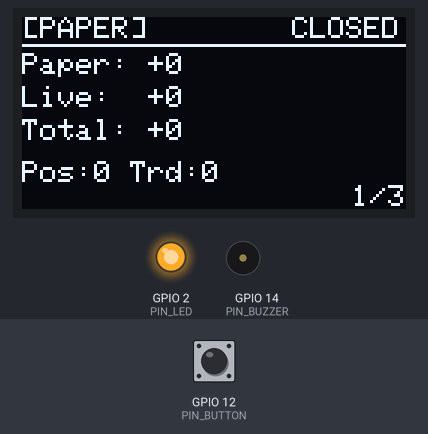
Recording of a sketch running on a simulated ESP8266 (Wemos D1 mini). On the bench: 128×64 one-colour display, output pins drawn as LEDs (lit = HIGH), buzzer (waves = sounding, pin HIGH). Dashed ring = blinking. The test bench sets the inputs (shaded band); at power-on: GPIO 12 (PIN_BUTTON) HIGH. WiFi joins after 1.5 s; servers stay silent unless stated; what the sketch prints to the serial monitor is not drawn.

Above: at 6.05 s.
6.1 s: GPIO 12 (PIN_BUTTON) pulsed LOW 5 times (0.12 s each, 0.3 s apart)
At 6.34 s:
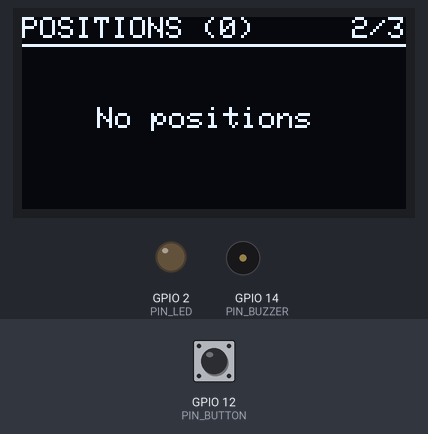
9.1 s: GPIO 12 (PIN_BUTTON) pulled LOW for 0.15 s
At 10.6 s:
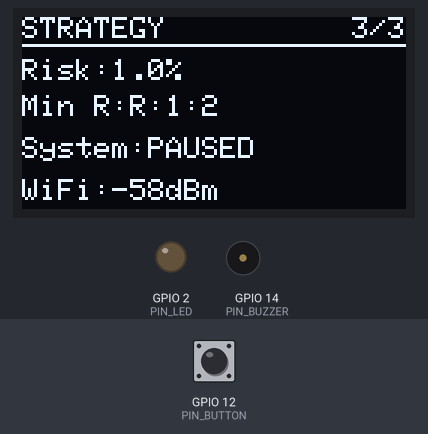
12.2 s: GPIO 12 (PIN_BUTTON) pulled LOW for 1 s
At 12.55 s:
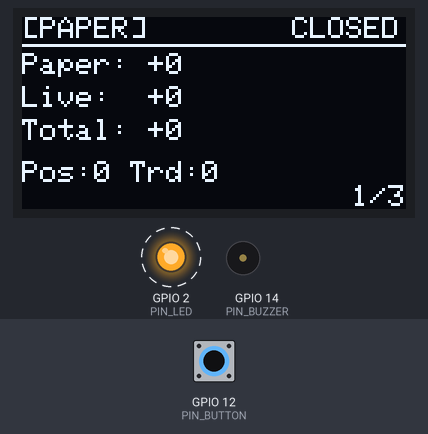
13.8 s: GPIO 12 (PIN_BUTTON) pulled LOW for 0.15 s
At 15.04 s:
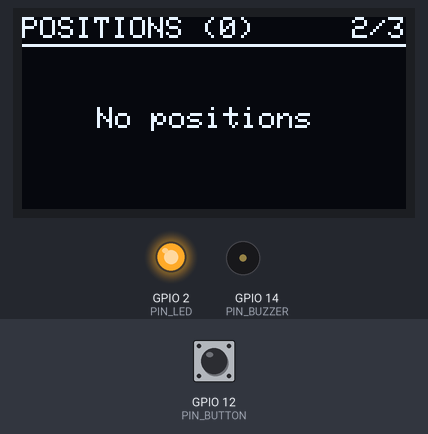
Timing chart, 0 to 15.5 s (numbered marks = the images above; inputs shaded):
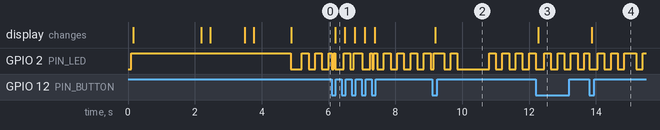

Measured:
- after the input at 6.1 s, the display: changes after 0.11 s (image 1)
- after the input at 9.1 s, the display: changes after 0.09 s (image 2)
- after the input at 12.2 s, the display: changes after 0.08 s (image 3)
- after the input at 13.8 s, the display: changes after 0.08 s (image 4)

The sketch:

esp8266_trading_display_FIXED.ino
```cpp
/*
 * ESP8266 Trading Display - FIXED VERSION
 * =======================================
 * Hardware: ESP8266 (NodeMCU/D1 Mini) + 1.3" 128x64 OLED
 *
 * FIXES APPLIED:
 * - Added yield() in all delay loops to prevent watchdog reset
 * - Fixed playAlertSound() to not block with delay()
 * - Added proper WiFi reconnection with backoff
 * - Added HTTP timeout to prevent hangs
 * - Fixed button debouncing (300ms)
 * - Added LED status indicators
 * - Better memory management for ESP8266 limited RAM
 * - Added WiFiClient to HTTP calls
 * - Fixed String concatenation causing fragmentation
 * - Added delay(1) in main loop for WiFi stack
 *
 * API Endpoints:
 * - /api/esp/stats - Basic stats
 * - /api/insights - Trade insights
 * - /api/esp/positions - Open positions
 * - /api/esp/alert - New trade alerts
 */

#include <ESP8266WiFi.h>
#include <ESP8266HTTPClient.h>
#include <WiFiClient.h>
#include <ArduinoJson.h>
#include <Wire.h>
#include <Adafruit_GFX.h>
#include <Adafruit_SSD1306.h>

// ============ USER CONFIGURATION ============
const char* WIFI_SSID = "YOUR_WIFI_SSID";
const char* WIFI_PASS = "YOUR_WIFI_PASSWORD";
const char* SERVER_URL = "http://YOUR_SERVER_IP:8000";

// Pins (NodeMCU/D1 Mini)
#define PIN_BUTTON    12   // D6
#define PIN_LED       2    // D4 (built-in, active LOW)
#define PIN_BUZZER    14   // D5
#define OLED_SDA      4    // D2
#define OLED_SCL      5    // D1

// OLED
#define SCREEN_WIDTH  128
#define SCREEN_HEIGHT 64
#define OLED_ADDR     0x3C
#define OLED_RESET    -1

// Timing (conservative for ESP8266)
#define DATA_INTERVAL       10000   // 10 seconds
#define ALERT_INTERVAL      5000    // 5 seconds
#define DISPLAY_INTERVAL    100     // ~10fps
#define AUTO_CYCLE_TIME     10000   // 10 seconds per screen
#define WIFI_TIMEOUT        10000   // 10s
#define HTTP_TIMEOUT        5000    // 5s HTTP timeout
#define BUTTON_DEBOUNCE     300     // 300ms debounce
#define ALERT_DURATION      5000    // 5 seconds
#define WIFI_RECONNECT_INT  30000   // 30s reconnect interval

// LED blink patterns
#define BLINK_SLOW    1000
#define BLINK_FAST    200
#define BLINK_ALERT   100

Adafruit_SSD1306 display(SCREEN_WIDTH, SCREEN_HEIGHT, &Wire, OLED_RESET);
WiFiClient wifiClient;

// ============ DATA STRUCTURES ============
struct Position {
  char symbol[12];
  float pnl;
  float pnlPercent;
  bool isPaper;
};

struct TradingData {
  bool systemEnabled;
  bool marketOpen;
  bool paperTrading;
  int openPositions;
  float paperPnl;
  float livePnl;
  int totalTrades;
  float riskPercent;
  float minRR;
  bool hasRecommendation;
};

// Global state
TradingData data = {false, false, true, 0, 0, 0, 0, 1.0, 2.0, false};
Position positions[5];  // Limited for ESP8266 memory
int positionCount = 0;

// Screens
enum Screen {
  SCR_OVERVIEW,
  SCR_POSITIONS,
  SCR_STRATEGY,
  SCR_COUNT
};
Screen currentScreen = SCR_OVERVIEW;

// Timing
unsigned long lastDataFetch = 0;
unsigned long lastAlertCheck = 0;
unsigned long lastDisplayUpdate = 0;
unsigned long lastScreenCycle = 0;
unsigned long lastButtonPress = 0;
unsigned long lastWiFiCheck = 0;
unsigned long lastLedBlink = 0;
bool ledState = false;

// Button
bool btnPressed = false;

// Alert
bool alertActive = false;
char alertSymbol[12] = "";
float alertPrice = 0;
unsigned long alertStartTime = 0;

// ============ SETUP ============
void setup() {
  Serial.begin(115200);
  delay(100);
  yield();  // Let WiFi stack initialize

  Serial.println(F("\n================================"));
  Serial.println(F("ESP8266 Trading Display FIXED"));
  Serial.println(F("================================\n"));

  // Pins
  pinMode(PIN_BUTTON, INPUT_PULLUP);
  pinMode(PIN_LED, OUTPUT);
  pinMode(PIN_BUZZER, OUTPUT);
  digitalWrite(PIN_LED, HIGH);  // LED off (active low)

  // Init OLED
  Wire.begin(OLED_SDA, OLED_SCL);
  if(!display.begin(SSD1306_SWITCHCAPVCC, OLED_ADDR)) {
    Serial.println(F("SSD1306 failed"));
    for(;;) {
      digitalWrite(PIN_LED, !digitalRead(PIN_LED));
      delay(100);
      yield();
    }
  }

  display.clearDisplay();
  display.setTextSize(1);
  display.setTextColor(SSD1306_WHITE);

  showBootScreen();

  // Connect WiFi
  connectWiFi();

  if (WiFi.status() == WL_CONNECTED) {
    fetchAllData();
  }

  Serial.println(F("Setup complete!"));
  Serial.print(F("Free heap: "));
  Serial.println(ESP.getFreeHeap());
}

// ============ MAIN LOOP ============
void loop() {
  unsigned long now = millis();

  // Handle LED status
  handleLedStatus(now);

  // Handle button
  handleButton();

  // WiFi reconnection check
  if (now - lastWiFiCheck >= WIFI_RECONNECT_INT) {
    checkWiFiConnection();
    lastWiFiCheck = now;
  }

  // Fetch data (only if connected)
  if (WiFi.status() == WL_CONNECTED && now - lastDataFetch >= DATA_INTERVAL) {
    fetchAllData();
    lastDataFetch = now;
  }

  // Check alerts
  if (WiFi.status() == WL_CONNECTED && now - lastAlertCheck >= ALERT_INTERVAL) {
    checkAlerts();
    lastAlertCheck = now;
  }

  // Auto cycle screens
  if (now - lastScreenCycle >= AUTO_CYCLE_TIME) {
    nextScreen();
    lastScreenCycle = now;
  }

  // Update display
  if (now - lastDisplayUpdate >= DISPLAY_INTERVAL) {
    updateDisplay();
    lastDisplayUpdate = now;
  }

  // CRITICAL: ESP8266 needs frequent yield to prevent watchdog
  delay(1);
  yield();
}

// ============ LED STATUS ============
void handleLedStatus(unsigned long now) {
  int blinkInterval;

  if (alertActive) {
    blinkInterval = BLINK_ALERT;
  } else if (WiFi.status() != WL_CONNECTED) {
    blinkInterval = BLINK_FAST;
  } else if (!data.systemEnabled) {
    blinkInterval = BLINK_FAST;
  } else {
    blinkInterval = BLINK_SLOW;
  }

  if (now - lastLedBlink >= blinkInterval) {
    ledState = !ledState;
    digitalWrite(PIN_LED, ledState ? LOW : HIGH);  // Active low
    lastLedBlink = now;
  }
}

// ============ WIFI ============
void connectWiFi() {
  if (WiFi.status() == WL_CONNECTED) return;

  display.clearDisplay();
  display.setCursor(0, 0);
  display.println(F("Connecting WiFi..."));
  display.display();

  WiFi.begin(WIFI_SSID, WIFI_PASS);

  int attempts = 0;
  unsigned long startTime = millis();

  while (WiFi.status() != WL_CONNECTED && attempts < 40) {
    delay(250);
    yield();  // CRITICAL: Feed watchdog
    Serial.print(".");

    if (attempts % 4 == 0) {
      display.print(".");
      display.display();
    }

    attempts++;

    if (millis() - startTime > WIFI_TIMEOUT) {
      break;
    }
  }

  if (WiFi.status() == WL_CONNECTED) {
    Serial.print(F("\nWiFi OK! IP: "));
    Serial.println(WiFi.localIP());
    display.println(F("\nOK!"));
  } else {
    Serial.println(F("\nWiFi Failed"));
    display.println(F("\nFailed!"));
  }
  display.display();
  delay(500);
  yield();
}

void checkWiFiConnection() {
  if (WiFi.status() != WL_CONNECTED) {
    Serial.println(F("WiFi disconnected, reconnecting..."));
    WiFi.disconnect();
    yield();
    delay(100);
    yield();
    connectWiFi();
  }
}

// ============ DATA FETCHING ============
void fetchAllData() {
  if (WiFi.status() != WL_CONNECTED) return;

  fetchESPStats();
  yield();  // Let WiFi stack process
  fetchInsights();
  yield();
  fetchPositions();
}

void fetchESPStats() {
  HTTPClient http;
  String url = String(SERVER_URL) + "/api/esp/stats";

  http.begin(wifiClient, url);
  http.setTimeout(HTTP_TIMEOUT);
  int httpCode = http.GET();

  if (httpCode == 200) {
    String payload = http.getString();
    // Use smaller buffer for ESP8266
    StaticJsonDocument<384> doc;
    DeserializationError error = deserializeJson(doc, payload);

    if (!error) {
      data.systemEnabled = doc["system_enabled"] | false;
      data.marketOpen = doc["market_open"] | false;
      data.paperTrading = doc["paper_trading"] | true;
      data.openPositions = doc["open_positions"] | 0;
      data.totalTrades = doc["today_trades"] | 0;
    }
  } else {
    Serial.print(F("Stats fail: "));
    Serial.println(httpCode);
  }

  http.end();
}

void fetchInsights() {
  HTTPClient http;
  String url = String(SERVER_URL) + "/api/insights";

  http.begin(wifiClient, url);
  http.setTimeout(HTTP_TIMEOUT);
  int httpCode = http.GET();

  if (httpCode == 200) {
    String payload = http.getString();
    StaticJsonDocument<768> doc;  // Limited for ESP8266
    DeserializationError error = deserializeJson(doc, payload);

    if (!error) {
      JsonObject dailyStats = doc["daily_stats"];
      if (!dailyStats.isNull()) {
        for (JsonPair day : dailyStats) {
          JsonObject stats = day.value();
          data.paperPnl = stats["paper_pnl"] | 0;
          data.livePnl = stats["live_pnl"] | 0;
        }
      }
    }
  }

  http.end();
}

void fetchPositions() {
  HTTPClient http;
  String url = String(SERVER_URL) + "/api/esp/positions";

  http.begin(wifiClient, url);
  http.setTimeout(HTTP_TIMEOUT);
  int httpCode = http.GET();

  if (httpCode == 200) {
    String payload = http.getString();
    StaticJsonDocument<768> doc;
    DeserializationError error = deserializeJson(doc, payload);

    if (!error) {
      JsonArray posArray = doc["positions"];
      positionCount = 0;

      for (JsonObject pos : posArray) {
        if (positionCount >= 5) break;

        strlcpy(positions[positionCount].symbol, pos["symbol"] | "", 12);
        positions[positionCount].pnl = pos["pnl"] | 0;
        positions[positionCount].pnlPercent = pos["pnl_percent"] | 0;
        positions[positionCount].isPaper = pos["paper_trading"] | true;

        positionCount++;
      }
    }
  }

  http.end();
}

void checkAlerts() {
  HTTPClient http;
  String url = String(SERVER_URL) + "/api/esp/alert";

  http.begin(wifiClient, url);
  http.setTimeout(HTTP_TIMEOUT);
  int httpCode = http.GET();

  if (httpCode == 200) {
    String payload = http.getString();
    StaticJsonDocument<256> doc;
    DeserializationError error = deserializeJson(doc, payload);

    if (!error) {
      const char* symbol = doc["symbol"];
      if (symbol && strlen(symbol) > 0) {
        // Only trigger if new alert (different symbol or 30s passed)
        if (strcmp(symbol, alertSymbol) != 0 ||
            (millis() - alertStartTime) > 30000) {
          strlcpy(alertSymbol, symbol, 12);
          alertPrice = doc["price"] | 0;
          alertActive = true;
          alertStartTime = millis();
          playAlertSound();
        }
      }
    }
  }

  http.end();
}

// ============ DISPLAY ============
void updateDisplay() {
  // Clear alert after duration
  if (alertActive && (millis() - alertStartTime > ALERT_DURATION)) {
    alertActive = false;
  }

  if (alertActive) {
    showAlertScreen();
    return;
  }

  switch (currentScreen) {
    case SCR_OVERVIEW:
      showOverviewScreen();
      break;
    case SCR_POSITIONS:
      showPositionsScreen();
      break;
    case SCR_STRATEGY:
      showStrategyScreen();
      break;
  }
}

void showBootScreen() {
  display.clearDisplay();
  display.setCursor(0, 0);
  display.println(F("Trading Bot FIXED"));
  display.println(F("================="));
  display.println();
  display.println(F("ESP8266 Edition"));
  display.println();
  display.println(F("- Watchdog Safe"));
  display.println(F("- Auto Reconnect"));
  display.display();
  delay(2000);
  yield();
}

void showOverviewScreen() {
  display.clearDisplay();

  // Header
  display.setCursor(0, 0);
  display.print(data.paperTrading ? F("[PAPER]") : F("[LIVE]"));
  display.setCursor(90, 0);
  display.print(data.marketOpen ? F("OPEN") : F("CLOSED"));

  display.drawLine(0, 9, 127, 9, SSD1306_WHITE);

  // Paper P&L
  display.setCursor(0, 12);
  display.print(F("Paper:"));
  if (data.paperPnl >= 0) display.print(F(" +"));
  else display.print(F(" "));
  display.print(data.paperPnl, 0);

  // Live P&L
  display.setCursor(0, 23);
  display.print(F("Live: "));
  if (data.livePnl >= 0) display.print(F(" +"));
  else display.print(F(" "));
  display.print(data.livePnl, 0);

  // Total
  float total = data.paperPnl + data.livePnl;
  display.setCursor(0, 34);
  display.print(F("Total:"));
  if (total >= 0) display.print(F(" +"));
  else display.print(F(" "));
  display.print(total, 0);

  // Stats
  display.setCursor(0, 48);
  display.print(F("Pos:"));
  display.print(data.openPositions);
  display.print(F(" Trd:"));
  display.print(data.totalTrades);

  // Screen indicator
  display.setCursor(110, 56);
  display.print(F("1/3"));

  display.display();
}

void showPositionsScreen() {
  display.clearDisplay();

  display.setCursor(0, 0);
  display.print(F("POSITIONS ("));
  display.print(positionCount);
  display.print(F(")"));
  display.setCursor(110, 0);
  display.print(F("2/3"));

  display.drawLine(0, 9, 127, 9, SSD1306_WHITE);

  if (positionCount == 0) {
    display.setCursor(25, 30);
    display.print(F("No positions"));
  } else {
    for (int i = 0; i < min(positionCount, 4); i++) {
      int y = 12 + (i * 13);

      display.setCursor(0, y);
      display.print(positions[i].symbol);
      display.print(positions[i].isPaper ? F(" P") : F(" L"));

      display.setCursor(70, y);
      if (positions[i].pnl >= 0) display.print(F("+"));
      display.print(positions[i].pnl, 0);

      display.setCursor(100, y);
      display.print(positions[i].pnlPercent, 1);
      display.print(F("%"));
    }
  }

  display.display();
}

void showStrategyScreen() {
  display.clearDisplay();

  display.setCursor(0, 0);
  display.print(F("STRATEGY"));
  display.setCursor(110, 0);
  display.print(F("3/3"));

  display.drawLine(0, 9, 127, 9, SSD1306_WHITE);

  display.setCursor(0, 14);
  display.print(F("Risk:"));
  display.print(data.riskPercent, 1);
  display.print(F("%"));

  display.setCursor(0, 26);
  display.print(F("Min R:R:1:"));
  display.print(data.minRR, 0);

  display.setCursor(0, 40);
  display.print(F("System:"));
  display.print(data.systemEnabled ? F("ACTIVE") : F("PAUSED"));

  display.setCursor(0, 54);
  display.print(F("WiFi:"));
  if (WiFi.status() == WL_CONNECTED) {
    display.print(WiFi.RSSI());
    display.print(F("dBm"));
  } else {
    display.print(F("OFF"));
  }

  display.display();
}

void showAlertScreen() {
  display.clearDisplay();

  bool flash = (millis() / 500) % 2 == 0;

  if (flash) {
    display.fillRect(0, 0, 128, 64, SSD1306_WHITE);
    display.setTextColor(SSD1306_BLACK);
  } else {
    display.setTextColor(SSD1306_WHITE);
  }

  display.setTextSize(2);
  display.setCursor(15, 10);
  display.print(F("ALERT!"));

  display.setTextSize(1);
  display.setCursor(25, 35);
  display.print(alertSymbol);

  display.setCursor(25, 50);
  display.print(F("@ "));
  display.print(alertPrice, 2);

  display.display();
  display.setTextColor(SSD1306_WHITE);
}

// ============ INPUT ============
void handleButton() {
  if (digitalRead(PIN_BUTTON) == LOW) {
    if (!btnPressed && millis() - lastButtonPress > BUTTON_DEBOUNCE) {
      btnPressed = true;
      lastButtonPress = millis();
      nextScreen();

      // Visual feedback
      digitalWrite(PIN_LED, LOW);
      delay(50);
      yield();
      digitalWrite(PIN_LED, HIGH);
    }
  } else {
    btnPressed = false;
  }
}

void nextScreen() {
  currentScreen = (Screen)((currentScreen + 1) % SCR_COUNT);
  lastScreenCycle = millis();
  alertActive = false;
}

// ============ SOUND ============
void playAlertSound() {
  // FIXED: Non-blocking with yield() calls
  for (int i = 0; i < 3; i++) {
    tone(PIN_BUZZER, 2000 + (i * 300), 100);
    delay(100);
    yield();  // CRITICAL: Feed watchdog
  }
  noTone(PIN_BUZZER);
}
```
